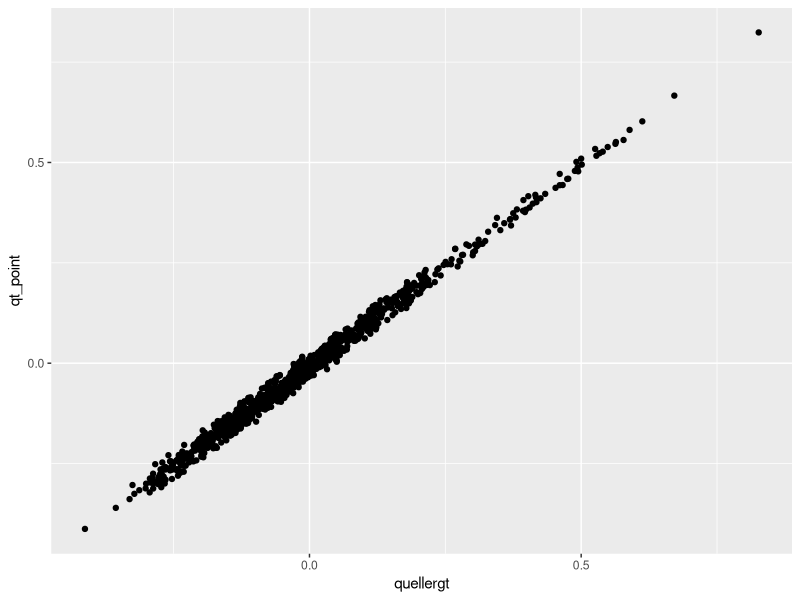

Source code (R):
## ---- chunk 1
library(tidyverse)
library(Hmisc)
n <- 45 # number of individuals
pairwise_R_kingroup <- read_csv("genotypes.txt", skip = n + 4, col_select = -1, n_max = n)
names(pairwise_R_kingroup)[1] <- "ind1.id"
pairwise_R_kingroup[1,2] <- NA
pairwise_R_kingroup[[2]] <- as.numeric(pairwise_R_kingroup[[2]])

pairwise_R_kingroup <- pairwise_R_kingroup %>%
  pivot_longer(cols = !"ind1.id", names_to =  "ind2.id", values_to = "quellergt") %>%
  filter(!is.na(quellergt)) %>%
  mutate(pair = paste0(ind1.id,"=",ind2.id))
## ---- chunk 2
# There are six relevant files stored in the folder "kingroup2" within the repository. These are the results for running full sibling (FS) versus unrelated (UR), half sibling (HS) versus unrelated, and parent-offspring (PO) versus unrelated likelihood ratio tests as well as PO vs FS, PO vs HS, and FS vs HS. The original KINGROUP2 results files were edited to include just the likelihood ratio test results.

# full sibling versus unrelated...
fs_vs_un <- read_csv("kingroup2/FSvsUN.txt", skip = 10, col_select = -1, n_max = n)
names(fs_vs_un)[1] <- "ind1.id"
fs_vs_un <- fs_vs_un %>%
  pivot_longer(cols = !"ind1.id", names_to = "ind2.id", values_to = "FS_UN_sig") %>% # pivot to column format
  filter(!is.na(FS_UN_sig)) %>% # remove diagonals
  mutate(pair = paste0(ind1.id,"=",ind2.id)) %>%
  mutate(FS_UN_sig2 = if_else(FS_UN_sig != "ns","*","ns")) %>%
  left_join(., pairwise_R_kingroup, by = c("ind1.id" = "ind1.id", "ind2.id" = "ind2.id", "pair" = "pair"))

# half sibling versus unrelated...
hs_vs_un <- read_csv("kingroup2/HSvsUN.txt", skip = 10, col_select = -1, n_max = n)
names(hs_vs_un)[1] <- "ind1.id"
hs_vs_un <- hs_vs_un %>%
  pivot_longer(cols = !"ind1.id", names_to = "ind2.id", values_to = "HS_UN_sig") %>%
  filter(!is.na(HS_UN_sig)) %>%
  mutate(pair = paste0(ind1.id,"=",ind2.id)) %>%
  mutate(HS_UN_sig2 = if_else(HS_UN_sig != "ns","*","ns")) %>%
  left_join(., pairwise_R_kingroup, by = c("ind1.id" = "ind1.id", "ind2.id" = "ind2.id", "pair" = "pair"))

# parent-offspring versus unrelated
po_vs_un <- read_csv("kingroup2/POvsUN.txt", skip = 10, col_select = -1, n_max = n)
names(po_vs_un)[1] <- "ind1.id"
po_vs_un <- po_vs_un %>%
  pivot_longer(cols = !"ind1.id", names_to = "ind2.id", values_to = "PO_UN_sig") %>%
  filter(!is.na(PO_UN_sig)) %>%
  mutate(pair = paste0(ind1.id,"=",ind2.id)) %>%
  mutate(PO_UN_sig2 = if_else(PO_UN_sig != "x","*","ns")) %>%
  left_join(., pairwise_R_kingroup, by = c("ind1.id" = "ind1.id", "ind2.id" = "ind2.id", "pair" = "pair"))

# parent-offspring versus full sibling
po_vs_fs <- read_csv("kingroup2/POvsFS.txt", skip = 10, col_select = -1, n_max = n)
names(po_vs_fs)[1] <- "ind1.id"
po_vs_fs <- po_vs_fs %>%
  pivot_longer(cols = !"ind1.id", names_to = "ind2.id", values_to = "PO_FS_sig") %>%
  filter(!is.na(PO_FS_sig)) %>%
  mutate(pair = paste0(ind1.id,"=",ind2.id)) %>%
  mutate(PO_FS_sig2 = if_else(PO_FS_sig != "x","*","ns")) %>%
  left_join(., pairwise_R_kingroup, by = c("ind1.id" = "ind1.id", "ind2.id" = "ind2.id", "pair" = "pair"))

# parent-offspring versus half sibling
po_vs_hs <- read_csv("kingroup2/POvsHS.txt", skip = 10, col_select = -1, n_max = n)
names(po_vs_hs)[1] <- "ind1.id"
po_vs_hs <- po_vs_hs %>%
  pivot_longer(cols = !"ind1.id", names_to = "ind2.id", values_to = "PO_HS_sig") %>%
  filter(!is.na(PO_HS_sig)) %>%
  mutate(pair = paste0(ind1.id,"=",ind2.id)) %>%
  mutate(PO_HS_sig2 = if_else(PO_HS_sig != "x","*","ns")) %>%
  left_join(., pairwise_R_kingroup, by = c("ind1.id" = "ind1.id", "ind2.id" = "ind2.id", "pair" = "pair"))

# full sibling versus half sibling
fs_vs_hs <- read_csv("kingroup2/FSvsHS.txt", skip = 10, col_select = -1, n_max = n)
names(fs_vs_hs)[1] <- "ind1.id"
fs_vs_hs <- fs_vs_hs %>%
  pivot_longer(cols = !"ind1.id", names_to = "ind2.id", values_to = "FS_HS_sig") %>%
  filter(!is.na(FS_HS_sig)) %>%
  mutate(pair = paste0(ind1.id,"=",ind2.id)) %>%
  mutate(FS_HS_sig2 = if_else(FS_HS_sig != "ns","*","ns")) %>%
  left_join(., pairwise_R_kingroup, by = c("ind1.id" = "ind1.id", "ind2.id" = "ind2.id", "pair" = "pair"))

# compare quellergt from Kingroup2 with that from {related}
pairwise_R_related <- read_csv("results_R/relatedEst_allCombined_17May2023.csv",
                               col_names = TRUE) %>%
  mutate(pair = paste0(ind2.id,"=",ind1.id))

summary <- fs_vs_un %>%
  inner_join(hs_vs_un, by = c("ind1.id", "ind2.id", "pair", "quellergt")) %>%
  inner_join(fs_vs_hs, by = c("ind1.id", "ind2.id", "pair", "quellergt")) %>%
  inner_join(po_vs_fs, by = c("ind1.id", "ind2.id", "pair", "quellergt")) %>%
  inner_join(po_vs_hs, by = c("ind1.id", "ind2.id", "pair", "quellergt")) %>%
  inner_join(po_vs_un, by = c("ind1.id", "ind2.id", "pair", "quellergt")) %>%
  inner_join(pairwise_R_related, by = c("ind1.id" = "ind2.id", "ind2.id" = "ind1.id", "pair" = "pair")) %>%
  mutate(group = paste0(str_sub(ind1.id, start = 1, end=2), str_sub(ind2.id, start = 1, end=2))) %>%
  select(c("ind1.id", "ind2.id", "pair", "group", "quellergt", "qt_point", "quellergt.low", "quellergt.high", "FS_UN_sig2", "HS_UN_sig2", "FS_HS_sig2", "PO_FS_sig2", "PO_HS_sig2", "PO_UN_sig2")) %>%
  rowwise() %>%
  mutate(count = sum(FS_UN_sig2 == "*",
                     HS_UN_sig2 == "*",
                     PO_UN_sig2 == "*",
                     FS_HS_sig2 == "*",
                     PO_FS_sig2 == "*",
                     PO_HS_sig2 == "*"))
## ---- chunk 3
# compare quellergt from Kingroup2 with that from {related}

p <- ggplot(summary, aes(x = quellergt, y = qt_point)) +
  geom_point()
p

relatives <- summary %>%
  filter(count > 0) %>%
  filter(group %in% c("AOAO", "APAP", "CRCR", "LVLV", "NVNV", "VOVO", "MOMO"))
